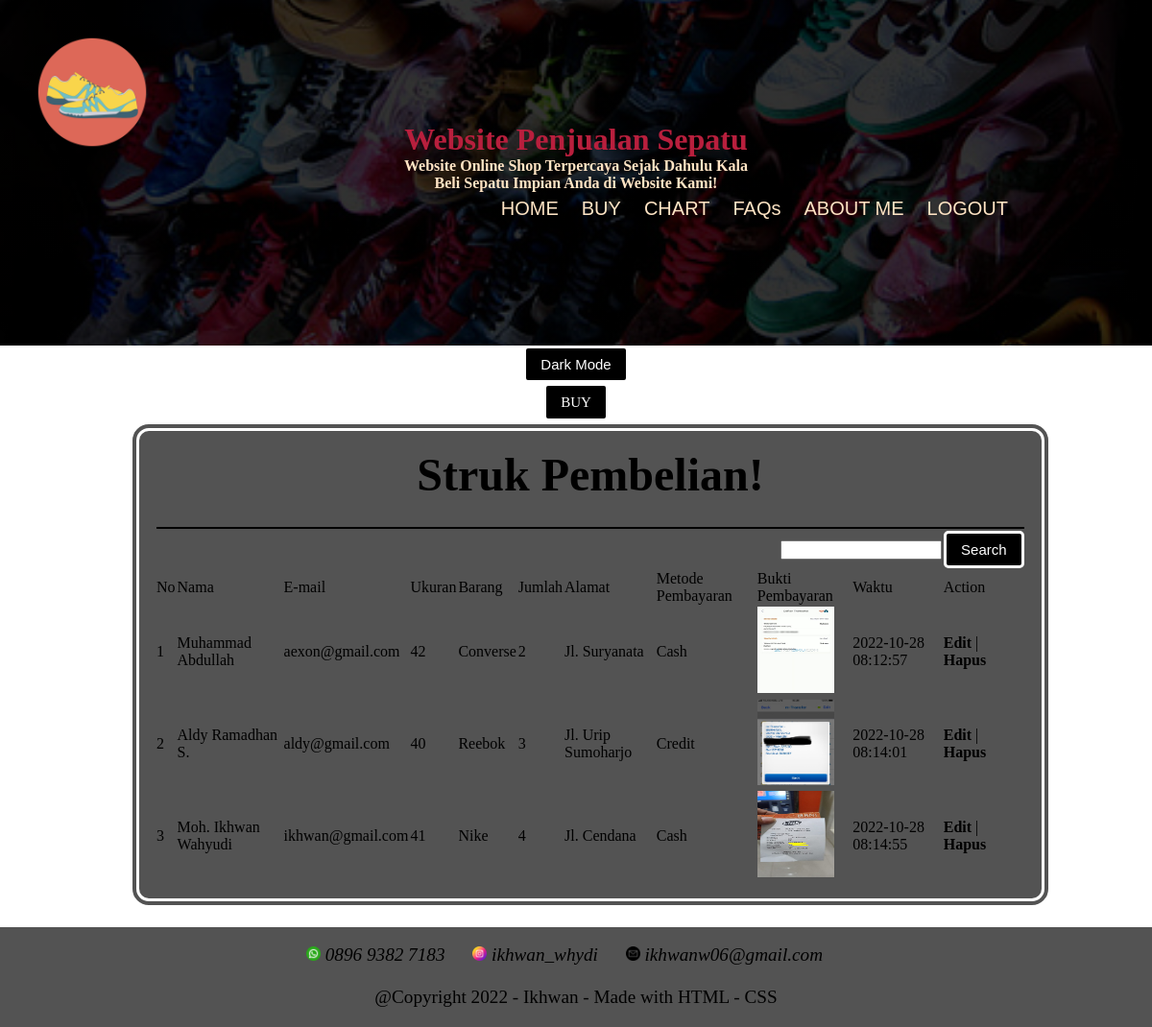
Page /posstest6/formbuy.php on the committed database.
### tables this page shows
CREATE TABLE `pembelian_sepatu` (
  `Nomor` int(20) NOT NULL,
  `Nama` varchar(100) NOT NULL,
  `Email` varchar(100) NOT NULL,
  `Ukuran` int(100) NOT NULL,
  `Barang` varchar(100) NOT NULL,
  `Jumlah` int(255) NOT NULL,
  `Alamat` varchar(10000) NOT NULL,
  `Metode` varchar(100) NOT NULL,
  `Nama_file` varchar(50) NOT NULL,
  `Waktu` timestamp NOT NULL DEFAULT current_timestamp() ON UPDATE current_timestamp()
);

### posstest6/formbuy.php (the view, shortened to what this page needs)
<?php
require 'koneksi.php';
if (isset($_GET['cari'])) {
    $keyword = $_GET['keyword'];
    $result = mysqli_query($conn, "SELECT * FROM pembelian_sepatu WHERE Nama LIKE '%$keyword%'
    OR Email LIKE '%$keyword%' OR Ukuran LIKE '%$keyword%' OR Barang LIKE '%$keyword%'
    OR Jumlah LIKE '%$keyword%' OR Alamat LIKE '%$keyword%' OR Metode LIKE '%$keyword%'
    OR Waktu LIKE '%$keyword%'");
} else {
    $result = mysqli_query($conn, "SELECT * FROM pembelian_sepatu");
}
    $sepatu = [];
    while ($row = mysqli_fetch_assoc($result)) {
        $sepatu[] = $row;
    }
?>
<!DOCTYPE html>
<html lang="en">
    <head>
        <link rel="stylesheet" href="styleformulir.css">
    </head>
    <body>
        <header class="head">
            <nav>
                <a> <img src="Foto/shoes.png"> </a>
                <ul>
                    <li> <a href="index.php"> HOME </a> </li>
                    <li id="beli"> <a href = "buy.php"> BUY </a> </li>
                    <li> <a href="formbuy.php"> CHART </a> </li>
                    <li> <a href="faqs.php"> FAQs </a> </li>
                    <li> <a href="tentang.php"> ABOUT ME </a> </li>
                    <li> <a href="logout.php"> LOGOUT </a> </li>
                </ul>
            </nav>
        </header>
        <div class="text-box">
            <h1 id="tema"> Website Penjualan Sepatu </h1>
            <p> Website Online Shop Terpercaya Sejak Dahulu Kala<br/>Beli Sepatu Impian Anda di Website Kami!
            <br> <br></p>
        </div>
            <button>Dark Mode</button>
        <button><a href="buy.php" style="text-decoration: none; color: white;">BUY</a></button>
        <table border="0">
            <tr class="judul">
                <td colspan="11" align="center">
                    <strong>
                        <font size="5">
                        <h1 align="center"> Struk Pembelian! </h1>
                            <br> <hr color="black">
                        </font>
                    </strong>
                    <form action="" method="get">
                        <tr>
                            <td colspan="10" align="right"><input type="text" name="keyword"></td>
                            <td><button type="submit" name="cari">Search</button></td>
                        </tr>
                    </form>
                </td>
            </tr>
            <tr>
                <td>No</td>
                <td>Nama</td>
                <td>E-mail</td>
                <td>Ukuran</td>
                <td>Barang</td>
                <td>Jumlah</td>
                <td>Alamat</td>
                <td>Metode Pembayaran</td>
                <td>Bukti Pembayaran</td>
                <td>Waktu</td>
                <td>Action</td>
            </tr>
            <?php $i = 1; foreach ($sepatu as $psn): ?>
            <tr>
                <td> <?php echo $i; ?> </td>
                <td> <?php echo $psn["Nama"]; ?> </td>
                <td> <?php echo $psn["Email"]; ?> </td>
                <td> <?php echo $psn["Ukuran"]; ?> </td>
                <td> <?php echo $psn["Barang"]; ?> </td>
                <td> <?php echo $psn["Jumlah"]; ?> </td>
                <td> <?php echo $psn["Alamat"]; ?> </td>
                <td> <?php echo $psn["Metode"]; ?> </td>
                <td> <img style="height:90px; width:80px;" src="Foto/bukti_pembayaran/<?=$psn['Nama_file']?>"> </td>
                <td> <?=$psn['Waktu'] ?> </td>
                <td> <a href="ubah.php?Nomor=<?php echo $psn['Nomor']; ?>" style="text-decoration: none; color: black;"><strong>Edit</strong></a> |
                <a href="hapus.php?Nomor=<?php echo $psn['Nomor']; ?>" onclick="return confirm('Anda yakin ingin menghapus data ini?')" style="text-decoration: none; color: black;"><strong>Hapus</strong></a> </td>
            </tr>
            <?php $i++; endforeach ?>
        </table>
        <footer class="foot1">
            <div class="icon" align="center">
                <i> <img src="Foto/whatsapp.png"> 0896 9382 7183 &emsp; </i>
                <i> <img src="Foto/instagram.png"> ikhwan_whydi &emsp; </i>
                <i> <img src="Foto/email.png"> ikhwanw06@gmail.com &emsp; </i>
            </div>
            <p align="center"> <br> @Copyright 2022 - Ikhwan - Made with HTML - CSS </p>
        </footer>
    </body>
</html>

### posstest6/styleformulir.css (style rules this page uses)
:root { --warna-text: black; --warna-bg: white; --warna-tbx: bisque; --warna-heading: linear-gradient(rgba(0, 0, 0, 0.805),rgba(0, 0, 0, 0.805)); --text-tentang: azure; --warna-footer: rgb(83, 83, 83); --warna-tf: black; --warna-tentang: linear-gradient(rgba(255, 255, 255, 0.292), rgba(255, 255, 255, 0.292)); }
* { margin: 0; padding: 0; font-family:Cambria, Cochin, Georgia, Times, 'Times New Roman', serif; }
button { font-family: sans-serif; font-size: 15px; background: var(--warna-text); color: var(--warna-bg); border: var(--warna-bg) 3px solid; border-radius: 5px; padding: 8px 15px; margin-top: 5px; margin-bottom: 5px; position: relative; display: block; margin: auto; }
.head { min-height: 45vh; width: 100%; background-position: center; position: relative; background-image: var(--warna-heading), url(Foto/sepatu.jpg); background-position: center; background-size: cover; }
.text-box { font-family: system-ui, -apple-system, BlinkMacSystemFont, 'Segoe UI', Roboto, Oxygen, Ubuntu, Cantarell, 'Open Sans', 'Helvetica Neue', sans-serif; width: 90%; color: var(--warna-tbx); position: absolute; top: 45%; left: 50%; margin-bottom: 200px; transform: translate(-50%,-320%); text-align: center; }
.text-box p { font-weight: 900; margin-top: -40px; padding-bottom: 20px; }
.text-box h1 { margin-bottom: 40px; }
nav img { margin: 3%; width: 10%; height: 30%; }
nav ul { list-style: none; cursor: pointer; float: right; margin-right: 140px; }
nav ul li { list-style: none; text-decoration: none; display: inline-block; color: var(--warna-tbx); font-family: 'optimal', sans-serif; padding: 10px 10px; font-weight: 400; }
nav ul li::after { content: ''; width: 0%; height: 2px; background-color: var(--warna-tbx); display: block; transition: 0.5s; }
nav ul li a { font-family: 'optimal', sans-serif; color: var(--warna-tbx); text-decoration: none; font-size: 20px; }
body { background-color: var( --warna-bg); position: relative; }
table { padding-top: 16px; width: 80%; background-color: rgb(83, 83, 83); box-sizing: border-box; border-style: double; border-width: 10px; border-color: var(--warna-bg); margin-left: 135px; margin-right: 135px; margin-bottom: 20px; padding-bottom: 16px; padding-left: 16px; padding-right: 16px; border-radius: 20px; position: relative; }
.foot1 { font-size: 120%; margin: auto; padding-bottom: 20px; background-color: var(--warna-footer); color: var(--warna-tf); }
.icon img { padding-top: 20px; width: 15px; }

### rows in the picture
pembelian_sepatu: Nama "Muhammad Abdullah", Email "aexon@gmail.com", Ukuran "42", Barang "Converse", Jumlah "2", Alamat "Jl. Suryanata", Metode "Cash", Nama_file (picture), Waktu "2022-10-28 08:12:57"
pembelian_sepatu: Nama "Aldy Ramadhan S.", Email "aldy@gmail.com", Ukuran "40", Barang "Reebok", Jumlah "3", Alamat "Jl. Urip Sumoharjo", Metode "Credit", Nama_file (picture), Waktu "2022-10-28 08:14:01"
pembelian_sepatu: Nama "Moh. Ikhwan Wahyudi", Email "ikhwan@gmail.com", Ukuran "41", Barang "Nike", Jumlah "4", Alamat "Jl. Cendana", Metode "Cash", Nama_file (picture), Waktu "2022-10-28 08:14:55"
